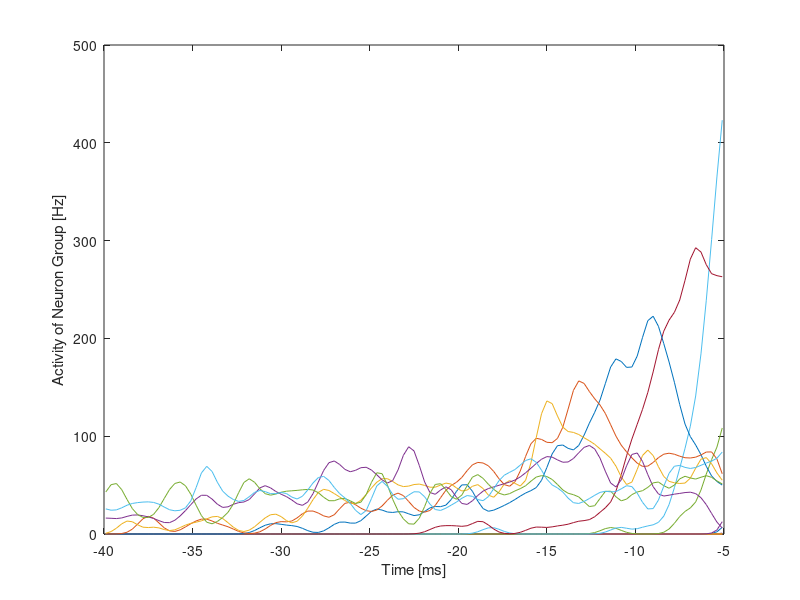
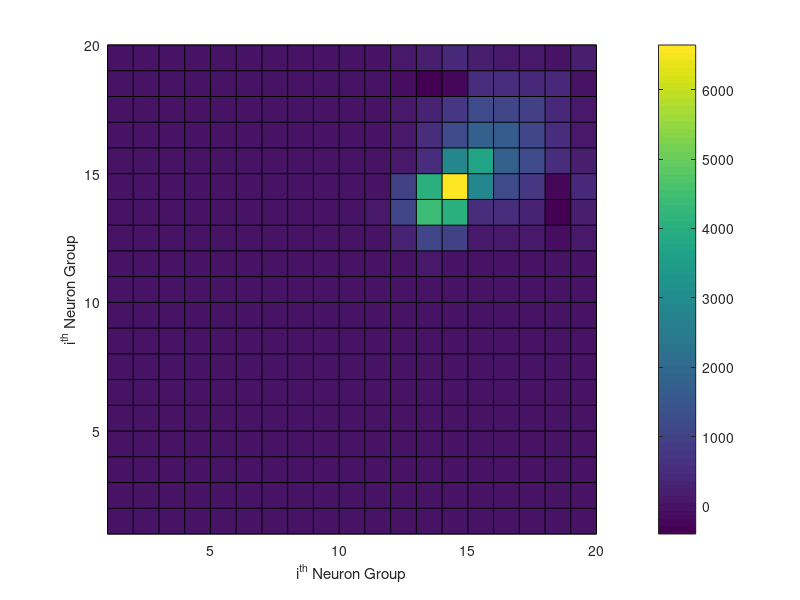
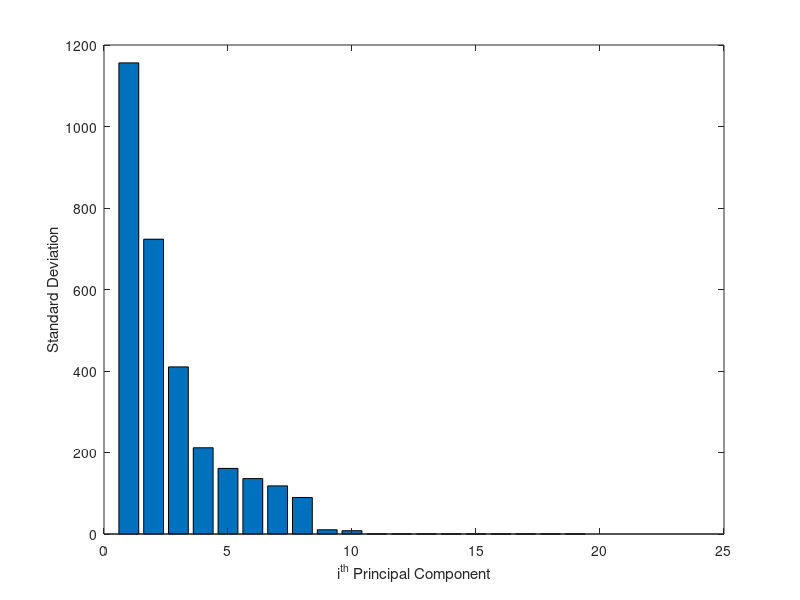
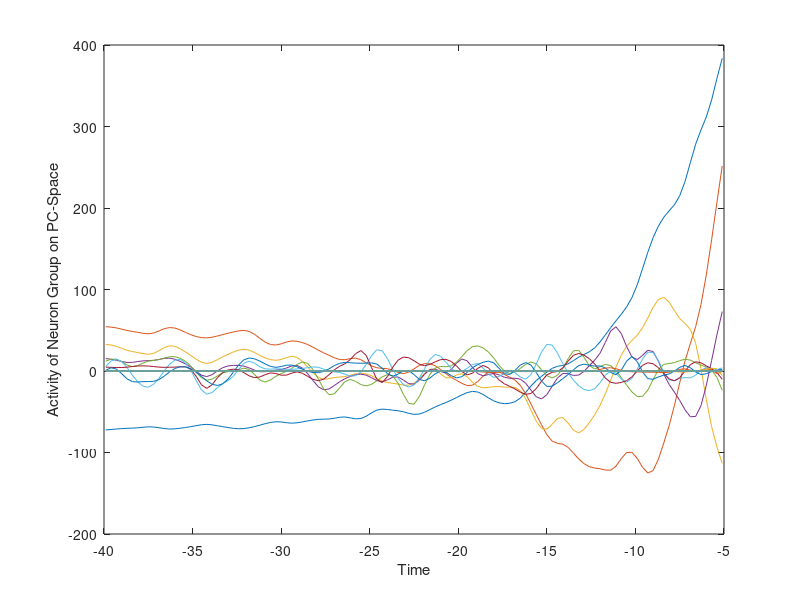

Recreate these plots in MATLAB, in order.
% Course on Teoretical Neuroscience
% Teacher: Jochen Braun
% Assistent Teachers: Ehsan Kakaei
% Exercise08: Principal Component Analysis
% Name: Viviana Villafane & Tasnuba Tazeen & Lee Po Shing
% Date: 24/06/2018

clear all
clc
close all

%% Average burst
load MUA_b_t_g.mat; %load data
MUA_g_t = squeeze(mean(MUA_b_t_g))'; %mean of activity

figure
plot(ti, MUA_g_t) %plot of activity against time
xlabel('Time [ms]')
ylabel('Activity of Neuron Group [Hz]')

sub_mean = squeeze(mean(MUA_g_t, 2)); %zero-mean adjustment
X = MUA_g_t - sub_mean;

C_X = X*X'/(Nt-1); %Covariance matrix of X
figure
pcolor(C_X)
axis('square')
colorbar
xlabel('i^{th} Neuron Group')
ylabel('i^{th} Neuron Group')

[U, S, V] = svd(X'); %Singular value decomposition
figure
bar(sum(S)) %plot of S.D.
xlabel('i^{th} Principal Component')
ylabel('Standard Deviation')

%% Transformed activity
Y = V'*X; %Project X on the PC space
figure
plot(ti, Y) %Plot of activity of neuron on PC-space
xlabel('Time')
ylabel('Activity of Neuron Group on PC-Space')

C_Y = Y*Y'/(Nt-1); %Covariance matrix of Y
figure
pcolor(C_Y)
axis('square')
colorbar
xlabel('i^{th} PC')
ylabel('i^{th} PC')

i = 1:3;
figure
plot3(Y(1,:), Y(2,:), Y(3,:)) %3-D plot of activity of neuron on first three PCs
xlabel('1^{st} PC')
ylabel('2^{nd} PC')
zlabel('3^{rd} PC')

Y_denoise = zeros(size(Y)); %Denoise for neuron activity
Y_denoise(i,:) = Y(i,:);
X_denoise = V'\Y_denoise;
figure
plot(ti, X_denoise);
xlabel('Time [ms]')
ylabel('Activity of Neuron Group [Hz]')

%% Individual bursts
figure
for j = 1:10
    Y_j = V'*squeeze(MUA_b_t_g(j,:,:))';
    plot3(Y_j(1,:), Y_j(2,:), Y_j(3,:)) %3-D plot of individual activity of neuron on first three PCs
    hold on
end
xlabel('1^{st} PC')
ylabel('2^{nd} PC')
zlabel('3^{rd} PC')